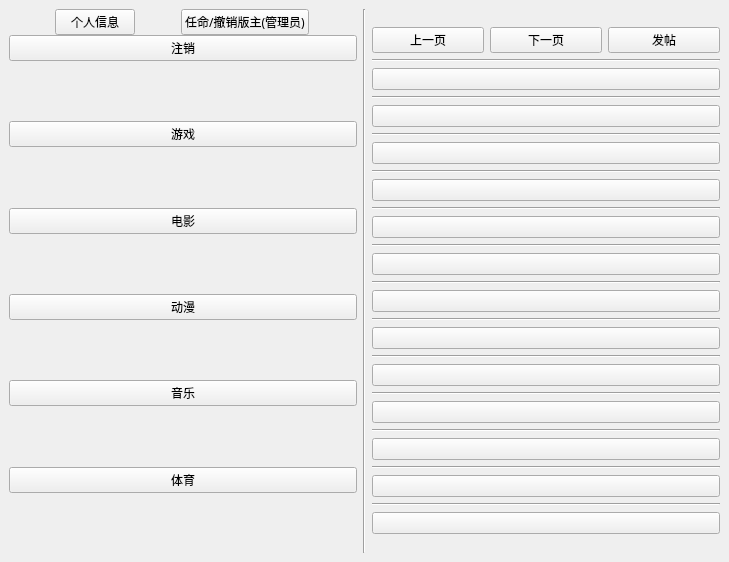
<?xml version="1.0" encoding="UTF-8"?>
<ui version="4.0">
 <class>MainWindow</class>
 <widget class="QMainWindow" name="MainWindow">
  <property name="geometry">
   <rect>
    <x>0</x>
    <y>0</y>
    <width>729</width>
    <height>562</height>
   </rect>
  </property>
  <property name="windowTitle">
   <string>MainWindow</string>
  </property>
  <widget class="QWidget" name="centralwidget">
   <layout class="QGridLayout" name="gridLayout">
    <item row="0" column="2">
     <layout class="QVBoxLayout" name="verticalLayout_2">
      <item>
       <layout class="QHBoxLayout" name="horizontalLayout_3">
        <item>
         <layout class="QVBoxLayout" name="verticalLayout_5">
          <item>
           <layout class="QHBoxLayout" name="horizontalLayout_2">
            <item>
             <widget class="QPushButton" name="back">
              <property name="font">
               <font>
                <family>思源黑体 CN Normal</family>
               </font>
              </property>
              <property name="text">
               <string>上一页</string>
              </property>
             </widget>
            </item>
            <item>
             <widget class="QPushButton" name="next_page">
              <property name="font">
               <font>
                <family>思源黑体 CN Normal</family>
               </font>
              </property>
              <property name="text">
               <string>下一页</string>
              </property>
             </widget>
            </item>
            <item>
             <widget class="QPushButton" name="post">
              <property name="font">
               <font>
                <family>思源黑体 CN Normal</family>
               </font>
              </property>
              <property name="text">
               <string>发帖</string>
              </property>
             </widget>
            </item>
           </layout>
          </item>
          <item>
           <widget class="Line" name="line">
            <property name="orientation">
             <enum>Qt::Horizontal</enum>
            </property>
           </widget>
          </item>
          <item>
           <widget class="QPushButton" name="pushButton_1">
            <property name="cursor">
             <cursorShape>PointingHandCursor</cursorShape>
            </property>
            <property name="styleSheet">
             <string notr="true">text-align: left</string>
            </property>
            <property name="text">
             <string/>
            </property>
            <property name="checkable">
             <bool>true</bool>
            </property>
            <property name="autoExclusive">
             <bool>true</bool>
            </property>
           </widget>
          </item>
          <item>
           <widget class="Line" name="line_2">
            <property name="orientation">
             <enum>Qt::Horizontal</enum>
            </property>
           </widget>
          </item>
          <item>
           <widget class="QPushButton" name="pushButton_2">
            <property name="cursor">
             <cursorShape>PointingHandCursor</cursorShape>
            </property>
            <property name="styleSheet">
             <string notr="true">text-align: left</string>
            </property>
            <property name="text">
             <string/>
            </property>
           </widget>
          </item>
          <item>
           <widget class="Line" name="line_3">
            <property name="orientation">
             <enum>Qt::Horizontal</enum>
            </property>
           </widget>
          </item>
          <item>
           <widget class="QPushButton" name="pushButton_3">
            <property name="cursor">
             <cursorShape>PointingHandCursor</cursorShape>
            </property>
            <property name="styleSheet">
             <string notr="true">text-align: left</string>
            </property>
            <property name="text">
             <string/>
            </property>
           </widget>
          </item>
          <item>
           <widget class="Line" name="line_4">
            <property name="orientation">
             <enum>Qt::Horizontal</enum>
            </property>
           </widget>
          </item>
          <item>
           <widget class="QPushButton" name="pushButton_4">
            <property name="cursor">
             <cursorShape>PointingHandCursor</cursorShape>
            </property>
            <property name="styleSheet">
             <string notr="true">text-align: left</string>
            </property>
            <property name="text">
             <string/>
            </property>
           </widget>
          </item>
          <item>
           <widget class="Line" name="line_5">
            <property name="orientation">
             <enum>Qt::Horizontal</enum>
            </property>
           </widget>
          </item>
          <item>
           <widget class="QPushButton" name="pushButton_5">
            <property name="cursor">
             <cursorShape>PointingHandCursor</cursorShape>
            </property>
            <property name="styleSheet">
             <string notr="true">text-align: left</string>
            </property>
            <property name="text">
             <string/>
            </property>
           </widget>
          </item>
          <item>
           <widget class="Line" name="line_6">
            <property name="orientation">
             <enum>Qt::Horizontal</enum>
            </property>
           </widget>
          </item>
          <item>
           <widget class="QPushButton" name="pushButton_6">
            <property name="cursor">
             <cursorShape>PointingHandCursor</cursorShape>
            </property>
            <property name="styleSheet">
             <string notr="true">text-align: left</string>
            </property>
            <property name="text">
             <string/>
            </property>
           </widget>
          </item>
          <item>
           <widget class="Line" name="line_7">
            <property name="orientation">
             <enum>Qt::Horizontal</enum>
            </property>
           </widget>
          </item>
          <item>
           <widget class="QPushButton" name="pushButton_7">
            <property name="cursor">
             <cursorShape>PointingHandCursor</cursorShape>
            </property>
            <property name="styleSheet">
             <string notr="true">text-align: left</string>
            </property>
            <property name="text">
             <string/>
            </property>
           </widget>
          </item>
          <item>
           <widget class="Line" name="line_8">
            <property name="orientation">
             <enum>Qt::Horizontal</enum>
            </property>
           </widget>
          </item>
          <item>
           <widget class="QPushButton" name="pushButton_8">
            <property name="cursor">
             <cursorShape>PointingHandCursor</cursorShape>
            </property>
            <property name="styleSheet">
             <string notr="true">text-align: left</string>
            </property>
            <property name="text">
             <string/>
            </property>
           </widget>
          </item>
          <item>
           <widget class="Line" name="line_9">
            <property name="orientation">
             <enum>Qt::Horizontal</enum>
            </property>
           </widget>
          </item>
          <item>
           <widget class="QPushButton" name="pushButton_9">
            <property name="cursor">
             <cursorShape>PointingHandCursor</cursorShape>
            </property>
            <property name="styleSheet">
             <string notr="true">text-align: left</string>
            </property>
            <property name="text">
             <string/>
            </property>
           </widget>
          </item>
          <item>
           <widget class="Line" name="line_10">
            <property name="orientation">
             <enum>Qt::Horizontal</enum>
            </property>
           </widget>
          </item>
          <item>
           <widget class="QPushButton" name="pushButton_10">
            <property name="cursor">
             <cursorShape>PointingHandCursor</cursorShape>
            </property>
            <property name="styleSheet">
             <string notr="true">text-align: left</string>
            </property>
            <property name="text">
             <string/>
            </property>
           </widget>
          </item>
          <item>
           <widget class="Line" name="line_11">
            <property name="orientation">
             <enum>Qt::Horizontal</enum>
            </property>
           </widget>
          </item>
          <item>
           <widget class="QPushButton" name="pushButton_11">
            <property name="cursor">
             <cursorShape>PointingHandCursor</cursorShape>
            </property>
            <property name="styleSheet">
             <string notr="true">text-align: left</string>
            </property>
            <property name="text">
             <string/>
            </property>
           </widget>
          </item>
          <item>
           <widget class="Line" name="line_12">
            <property name="orientation">
             <enum>Qt::Horizontal</enum>
            </property>
           </widget>
          </item>
          <item>
           <widget class="QPushButton" name="pushButton_12">
            <property name="cursor">
             <cursorShape>PointingHandCursor</cursorShape>
            </property>
            <property name="styleSheet">
             <string notr="true">text-align: left</string>
            </property>
            <property name="text">
             <string/>
            </property>
           </widget>
          </item>
          <item>
           <widget class="Line" name="line_13">
            <property name="orientation">
             <enum>Qt::Horizontal</enum>
            </property>
           </widget>
          </item>
          <item>
           <widget class="QPushButton" name="pushButton_13">
            <property name="cursor">
             <cursorShape>PointingHandCursor</cursorShape>
            </property>
            <property name="styleSheet">
             <string notr="true">text-align: left</string>
            </property>
            <property name="text">
             <string/>
            </property>
           </widget>
          </item>
         </layout>
        </item>
       </layout>
      </item>
     </layout>
    </item>
    <item row="0" column="0">
     <layout class="QVBoxLayout" name="verticalLayout" stretch="0,0,0,0,0,0,0,0,0,0,0,0">
      <property name="spacing">
       <number>0</number>
      </property>
      <property name="sizeConstraint">
       <enum>QLayout::SetMinimumSize</enum>
      </property>
      <item>
       <layout class="QVBoxLayout" name="verticalLayout_3">
        <item>
         <layout class="QHBoxLayout" name="horizontalLayout">
          <item>
           <widget class="QPushButton" name="personal_infomation">
            <property name="sizePolicy">
             <sizepolicy hsizetype="Maximum" vsizetype="Maximum">
              <horstretch>0</horstretch>
              <verstretch>0</verstretch>
             </sizepolicy>
            </property>
            <property name="font">
             <font>
              <family>思源黑体 CN Normal</family>
             </font>
            </property>
            <property name="text">
             <string>个人信息</string>
            </property>
           </widget>
          </item>
          <item>
           <widget class="QPushButton" name="appoint">
            <property name="sizePolicy">
             <sizepolicy hsizetype="Maximum" vsizetype="Maximum">
              <horstretch>0</horstretch>
              <verstretch>0</verstretch>
             </sizepolicy>
            </property>
            <property name="font">
             <font>
              <family>思源黑体 CN Normal</family>
             </font>
            </property>
            <property name="text">
             <string>任命/撤销版主(管理员)</string>
            </property>
           </widget>
          </item>
         </layout>
        </item>
        <item>
         <widget class="QPushButton" name="sign_out">
          <property name="font">
           <font>
            <family>思源黑体 CN Normal</family>
           </font>
          </property>
          <property name="text">
           <string>注销</string>
          </property>
         </widget>
        </item>
       </layout>
      </item>
      <item>
       <spacer name="verticalSpacer_6">
        <property name="orientation">
         <enum>Qt::Vertical</enum>
        </property>
        <property name="sizeHint" stdset="0">
         <size>
          <width>20</width>
          <height>40</height>
         </size>
        </property>
       </spacer>
      </item>
      <item>
       <widget class="QPushButton" name="game">
        <property name="font">
         <font>
          <family>思源黑体 CN Normal</family>
         </font>
        </property>
        <property name="text">
         <string>游戏</string>
        </property>
        <property name="checkable">
         <bool>true</bool>
        </property>
        <property name="autoExclusive">
         <bool>true</bool>
        </property>
       </widget>
      </item>
      <item>
       <spacer name="verticalSpacer_5">
        <property name="orientation">
         <enum>Qt::Vertical</enum>
        </property>
        <property name="sizeHint" stdset="0">
         <size>
          <width>20</width>
          <height>40</height>
         </size>
        </property>
       </spacer>
      </item>
      <item>
       <widget class="QPushButton" name="movie">
        <property name="font">
         <font>
          <family>思源黑体 CN Normal</family>
         </font>
        </property>
        <property name="text">
         <string>电影</string>
        </property>
        <property name="checkable">
         <bool>true</bool>
        </property>
        <property name="autoExclusive">
         <bool>true</bool>
        </property>
       </widget>
      </item>
      <item>
       <spacer name="verticalSpacer_4">
        <property name="orientation">
         <enum>Qt::Vertical</enum>
        </property>
        <property name="sizeHint" stdset="0">
         <size>
          <width>20</width>
          <height>40</height>
         </size>
        </property>
       </spacer>
      </item>
      <item>
       <widget class="QPushButton" name="comic">
        <property name="font">
         <font>
          <family>思源黑体 CN Normal</family>
         </font>
        </property>
        <property name="text">
         <string>动漫</string>
        </property>
        <property name="checkable">
         <bool>true</bool>
        </property>
        <property name="autoExclusive">
         <bool>true</bool>
        </property>
       </widget>
      </item>
      <item>
       <spacer name="verticalSpacer_3">
        <property name="orientation">
         <enum>Qt::Vertical</enum>
        </property>
        <property name="sizeHint" stdset="0">
         <size>
          <width>20</width>
          <height>40</height>
         </size>
        </property>
       </spacer>
      </item>
      <item>
       <widget class="QPushButton" name="music">
        <property name="font">
         <font>
          <family>思源黑体 CN Normal</family>
         </font>
        </property>
        <property name="text">
         <string>音乐</string>
        </property>
        <property name="checkable">
         <bool>true</bool>
        </property>
        <property name="autoExclusive">
         <bool>true</bool>
        </property>
       </widget>
      </item>
      <item>
       <spacer name="verticalSpacer_2">
        <property name="orientation">
         <enum>Qt::Vertical</enum>
        </property>
        <property name="sizeHint" stdset="0">
         <size>
          <width>20</width>
          <height>40</height>
         </size>
        </property>
       </spacer>
      </item>
      <item>
       <widget class="QPushButton" name="sport">
        <property name="font">
         <font>
          <family>思源黑体 CN Normal</family>
         </font>
        </property>
        <property name="text">
         <string>体育</string>
        </property>
        <property name="checkable">
         <bool>true</bool>
        </property>
        <property name="checked">
         <bool>false</bool>
        </property>
        <property name="autoRepeat">
         <bool>false</bool>
        </property>
        <property name="autoExclusive">
         <bool>true</bool>
        </property>
       </widget>
      </item>
      <item>
       <spacer name="verticalSpacer">
        <property name="orientation">
         <enum>Qt::Vertical</enum>
        </property>
        <property name="sizeHint" stdset="0">
         <size>
          <width>20</width>
          <height>40</height>
         </size>
        </property>
       </spacer>
      </item>
     </layout>
    </item>
    <item row="0" column="1">
     <widget class="Line" name="line_14">
      <property name="orientation">
       <enum>Qt::Vertical</enum>
      </property>
     </widget>
    </item>
   </layout>
  </widget>
  <widget class="QMenuBar" name="menubar">
   <property name="geometry">
    <rect>
     <x>0</x>
     <y>0</y>
     <width>729</width>
     <height>21</height>
    </rect>
   </property>
  </widget>
 </widget>
 <resources/>
 <connections/>
</ui>
